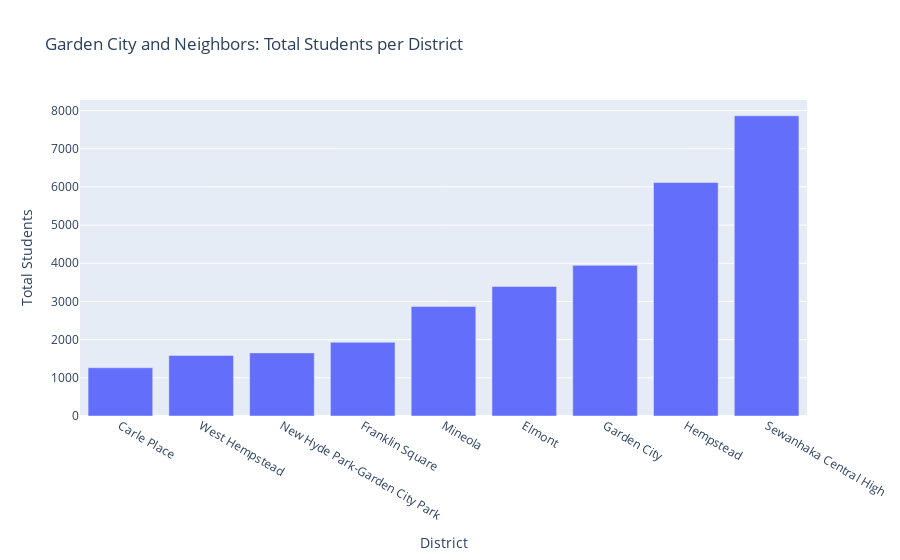

Notebook code cell kept with this figure:
### Markdown cell above
Making Bar Charts
=================
We are going to use a python library called `plotly` to make
interactive bar charts. We will use the `px.bar()` function.

A few things to note:

- the x-axis labels the values going across the bottom of the chart
- the y-axis labels the values going up the side of the chart
- we're going to work with the `gc` variable, which is a subset of the data
  to make these example charts
- if we sort our data, we will get bard in a different order

### Code cell
# a basic bar chart showing the total students in each district
chart_title = "Garden City and Neighbors: Total Students per District"
gc = gc.sort_values("Total Students")
fig = px.bar(gc, x='District', y="Total Students", title=chart_title)
fig

### Figure 1 — Plotly figure (JSON) as saved in the notebook; plotly's stock layout.template omitted (floating-point values rounded to 4 significant figures)
{"data": [{"alignmentgroup": "True", "hovertemplate": "District=%{x}<br>Total Students=%{y}<extra></extra>", "legendgroup": "", "marker": {"color": "#636efa", "pattern": {"shape": ""}}, "name": "", "offsetgroup": "", "orientation": "v", "showlegend": false, "textposition": "auto", "type": "bar", "x": ["Carle Place", "West Hempstead", "New Hyde Park-Garden City Park", "Franklin Square", "Mineola", "Elmont", "Garden City", "Hempstead", "Sewanhaka Central High"], "xaxis": "x", "y": [1264, 1586, 1653, 1930, 2868, 3394, 3945, 6114, 7862], "yaxis": "y"}], "layout": {"barmode": "relative", "legend": {"tracegroupgap": 0}, "title": {"text": "Garden City and Neighbors: Total Students per District"}, "xaxis": {"anchor": "y", "domain": [0, 1], "title": {"text": "District"}}, "yaxis": {"anchor": "x", "domain": [0, 1], "title": {"text": "Total Students"}}}}
